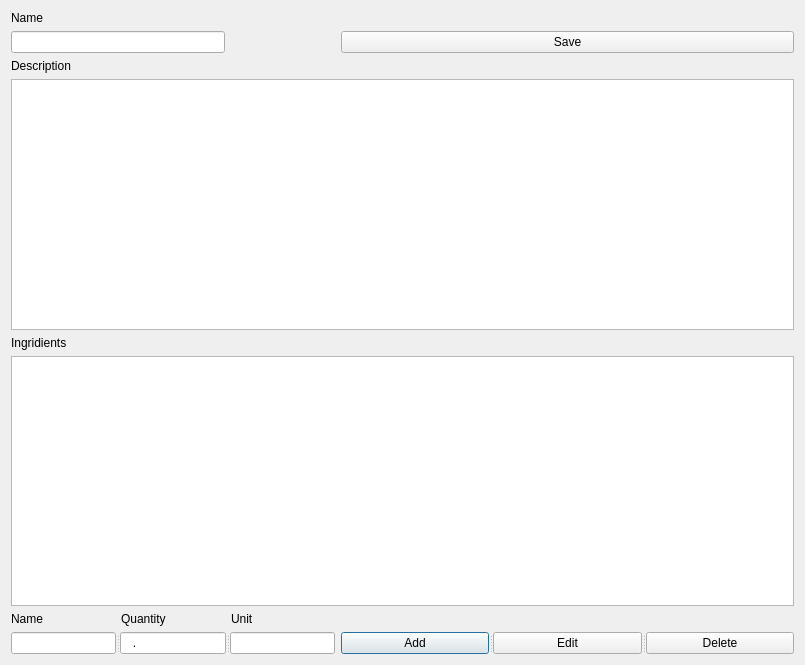
<?xml version="1.0" encoding="UTF-8"?>
<ui version="4.0">
 <class>Dialog</class>
 <widget class="QDialog" name="Dialog">
  <property name="enabled">
   <bool>true</bool>
  </property>
  <property name="geometry">
   <rect>
    <x>0</x>
    <y>0</y>
    <width>805</width>
    <height>665</height>
   </rect>
  </property>
  <property name="windowTitle">
   <string>Dialog</string>
  </property>
  <property name="autoFillBackground">
   <bool>false</bool>
  </property>
  <layout class="QGridLayout" name="gridLayout">
   <item row="0" column="0">
    <widget class="QLabel" name="label">
     <property name="text">
      <string>Name</string>
     </property>
    </widget>
   </item>
   <item row="1" column="0" colspan="2">
    <widget class="QLineEdit" name="headerNameLineEdit"/>
   </item>
   <item row="2" column="0">
    <widget class="QLabel" name="label_2">
     <property name="text">
      <string>Description</string>
     </property>
    </widget>
   </item>
   <item row="3" column="0" colspan="4">
    <widget class="QTextEdit" name="descriptionTextEdit"/>
   </item>
   <item row="4" column="0">
    <widget class="QLabel" name="label_3">
     <property name="text">
      <string>Ingridients</string>
     </property>
    </widget>
   </item>
   <item row="5" column="0" colspan="4">
    <widget class="QTableWidget" name="ingridientsTableWidget"/>
   </item>
   <item row="6" column="0">
    <widget class="QLabel" name="nameLabel">
     <property name="text">
      <string>Name</string>
     </property>
    </widget>
   </item>
   <item row="6" column="1">
    <widget class="QLabel" name="quantityLabel">
     <property name="text">
      <string>Quantity</string>
     </property>
    </widget>
   </item>
   <item row="6" column="2">
    <widget class="QLabel" name="unitLabel">
     <property name="text">
      <string>Unit</string>
     </property>
    </widget>
   </item>
   <item row="7" column="0" colspan="3">
    <widget class="QSplitter" name="splitter">
     <property name="orientation">
      <enum>Qt::Horizontal</enum>
     </property>
     <widget class="QLineEdit" name="nameLineEdit"/>
     <widget class="QLineEdit" name="quantityLineEdit">
      <property name="inputMask">
       <string>[999].[999]</string>
      </property>
     </widget>
     <widget class="QLineEdit" name="unitLineEdit"/>
    </widget>
   </item>
   <item row="7" column="3">
    <widget class="QSplitter" name="splitter_2">
     <property name="orientation">
      <enum>Qt::Horizontal</enum>
     </property>
     <widget class="QPushButton" name="addButton">
      <property name="text">
       <string>Add</string>
      </property>
     </widget>
     <widget class="QPushButton" name="pushButton">
      <property name="text">
       <string>Edit</string>
      </property>
     </widget>
     <widget class="QPushButton" name="deleteButton">
      <property name="text">
       <string>Delete</string>
      </property>
     </widget>
    </widget>
   </item>
   <item row="1" column="3">
    <widget class="QPushButton" name="saveButton">
     <property name="text">
      <string>Save</string>
     </property>
    </widget>
   </item>
  </layout>
 </widget>
 <resources/>
 <connections/>
</ui>
